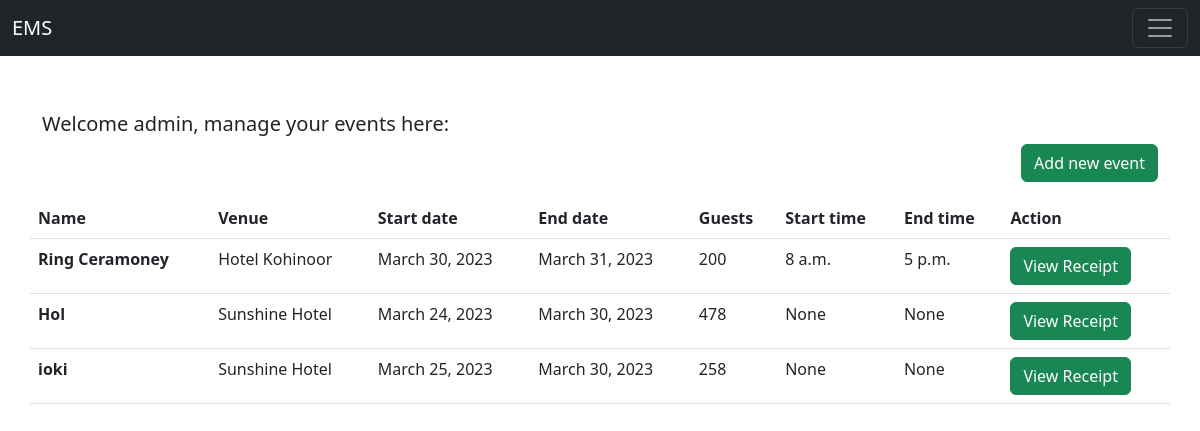
The app's page /eventCrud/ (signed in), older data.
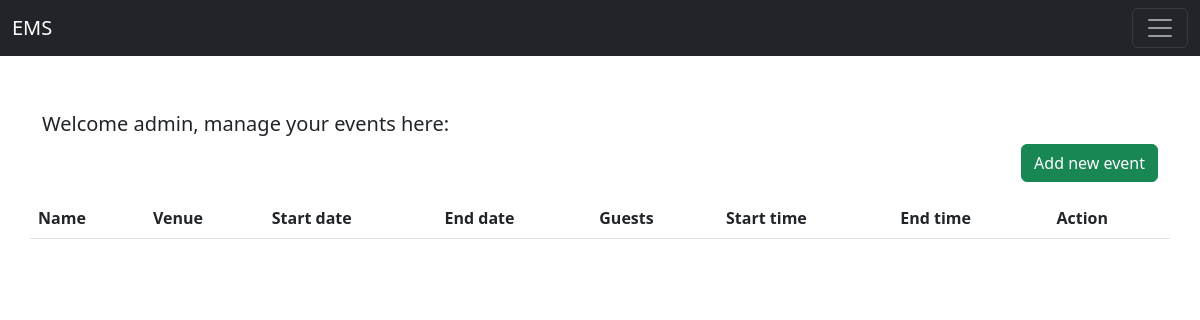
The same page, newer data.
### eventApp/models.py (models this page shows, shortened)
class CreatEvent(models.Model):
    typ = (
        ('WeddingAnniversary', 'Wedding Anniversary'),
        ('BirthDay Party','BirthDay Party'),
        ('Conference', 'Conference'),
        ('CelebrationParty','Celebration Party'),
    )
    name = models.CharField(max_length=200)
    desc = models.TextField(null=True, blank=True)
    startDate = models.DateField(auto_now_add=False, auto_now=False)
    endDate = models.DateField(auto_now=False, auto_now_add=False)
    startTime = models.TimeField(auto_now=False,auto_now_add=False,null=True, blank=True)
    endTime = models.TimeField(auto_now=False,auto_now_add=False,null=True, blank=True)
    venue = models.ForeignKey(Venues,on_delete=models.CASCADE, null=True, blank=True)
    TicketPrice = models.PositiveIntegerField(null=True, blank=True)
    slug = AutoSlugField(populate_from = 'name',unique=True,null=True,default=None)
    img = models.ImageField(upload_to='event/' ,null=True, blank=True)
    eveTyp = models.CharField(choices=typ,null=True,blank=True,max_length=50)
    eveManager = models.ForeignKey(UserAccount, on_delete=models.CASCADE  ,null=True,blank=True)
    nGuest = models.PositiveIntegerField(null=True,blank=True)
    tBkngPrice = models.PositiveBigIntegerField(null=True,blank=True)
    status = models.BooleanField(null=True,blank=True,default=False)
    payDone = models.BooleanField(null=True,blank=True,default=False)
    def getBro(self):
        return f'/payStatus/{self.slug}/'

class Venues(models.Model):
    typV = (
        ('WeddingAnniversary', 'Wedding Anniversary'),
        ('BirthDay Party','BirthDay Party'),
        ('Conference', 'Conference'),
        ('CelebrationParty','Celebration Party'),
    )
    name = models.CharField(max_length=200)
    desc = models.CharField(max_length=300)
    img = models.ImageField(upload_to='venues/', null=True, blank=True)
    cpcty = models.PositiveIntegerField()
    mincpcty = models.PositiveIntegerField(blank=True,null=True)
    bkngPrice = models.PositiveIntegerField()
    rating = models.IntegerField(null=True, blank= True)
    areaSpecs = models.CharField(max_length=200)
    city = models.ForeignKey(City,on_delete=models.CASCADE,null=True,blank=True)
    address = models.CharField(max_length=400)
    availabililty = models.BooleanField(default=True)
    speciality = models.CharField(max_length=100,null=True,blank=True,choices=typV)
    slug = AutoSlugField(populate_from = 'name',unique=True,null=True,default=None,blank=True)
    mobNo = models.CharField(max_length=15,null=True,blank=True)
    srchDate = models.CharField(max_length=50,null=True,blank=True)
    owner = models.ForeignKey(UserAccount,on_delete=models.CASCADE,null=True,blank=True)

### eventApp/views.py (the view)
# urls.py: path('eventCrud/',views.eventCrude,name='eventCrude'),
@login_required(login_url='/login/')
def eventCrude(request):
    events = CreatEvent.objects.filter(eveManager = request.user)
    context = {
        'eve' : events,
    }
    return render(request,'main/crud/eventCrud.html',context)

### eventApp/models.py (called while the page is built)
    def __str__(self):
        return self.name

### templates/main/crud/eventCrud.html (shortened to what this page needs)
{% extends 'index.html' %}
{% block content %}
    <div class="container mt-4">
        <div class="row">
            <h5><span>Welcome {{request.user}}, manage your events here: </span></h5>
            <span class="d-flex justify-content-end align-items-left"><a href="{% url 'places' %}"><button class="btn btn-success">Add new event</button></a></span>
            <table class="table mt-3">
                <thead>
                  <tr>
                    <th scope="col">Name</th>
                    <th scope="col">Venue</th>
                    <th scope="col">Start date</th>
                    <th scope="col">End date</th>
                    <th scope="col">Guests</th>
                    <th scope="col">Start time</th>
                    <th scope="col">End time</th>
                    <th scope="col">Action</th>
                  </tr>
                </thead>
                <tbody>
                    {% for x in eve %}
                        <tr>
                            <th scope="row">{{x.name}}</th>
                            <td>{{x.venue.name}}</td>
                            <td>{{x.startDate}}</td>
                            <td>{{x.endDate}}</td>
                            <td>{{x.nGuest}}</td>
                            <td>{{x.startTime}}</td>
                            <td>{{x.endTime}}</td>
                            <td>
                            {% if not x.status %}
                                <span>
                                    <button type="button" class="btn btn-danger" data-bs-toggle="modal" data-bs-target="#exampleModal{{forloop.counter}}">Delete</button>
                                </span>
                                <span>
                                    <a href="{{x.getEdit}}"><button type="button" class="btn btn-primary">Edit</button></a>
                                </span>
                                <span>
                                    <a href="{{x.cnfrmOrder}}"><button type="button" class="btn btn-primary">Confirm</button></a>
                                </span>
                            {% else %}
                                {% if not x.payDone %}
                                    <a href="{{x.payCr}}"><span><button type="button" data-bs-toggle="modal" data-bs-target="#exampleModal2{{forloop.counter}}" class="btn btn-success">Pay</button></span></a>
                                {% else %}
                                    <a href="{{x.getBro}}"><span><button type="button" class="btn btn-success">View Receipt</button></span></a>
                                {% endif %}
                            {% endif %}
                            </td>
                        </tr>
                  {% endfor %}
                </tbody>
              </table>
              {% for x in eve %}
                    </div>
            {% endfor %}
        </div>
    </div>
{% endblock %}

Row changes from the older to the newer data that the page shows:
removed CreatEvent: name "Ring Ceramoney", venue.name "Hotel Kohinoor", startDate "March 30, 2023", endDate "March 31, 2023", nGuest "200", startTime "8 a.m.", endTime "5 p.m."
removed CreatEvent: name "Hol", venue.name "Sunshine Hotel", startDate "March 24, 2023", endDate "March 30, 2023", nGuest "478", startTime "None", endTime "None"
removed CreatEvent: name "ioki", venue.name "Sunshine Hotel", startDate "March 25, 2023", endDate "March 30, 2023", nGuest "258", startTime "None", endTime "None"
